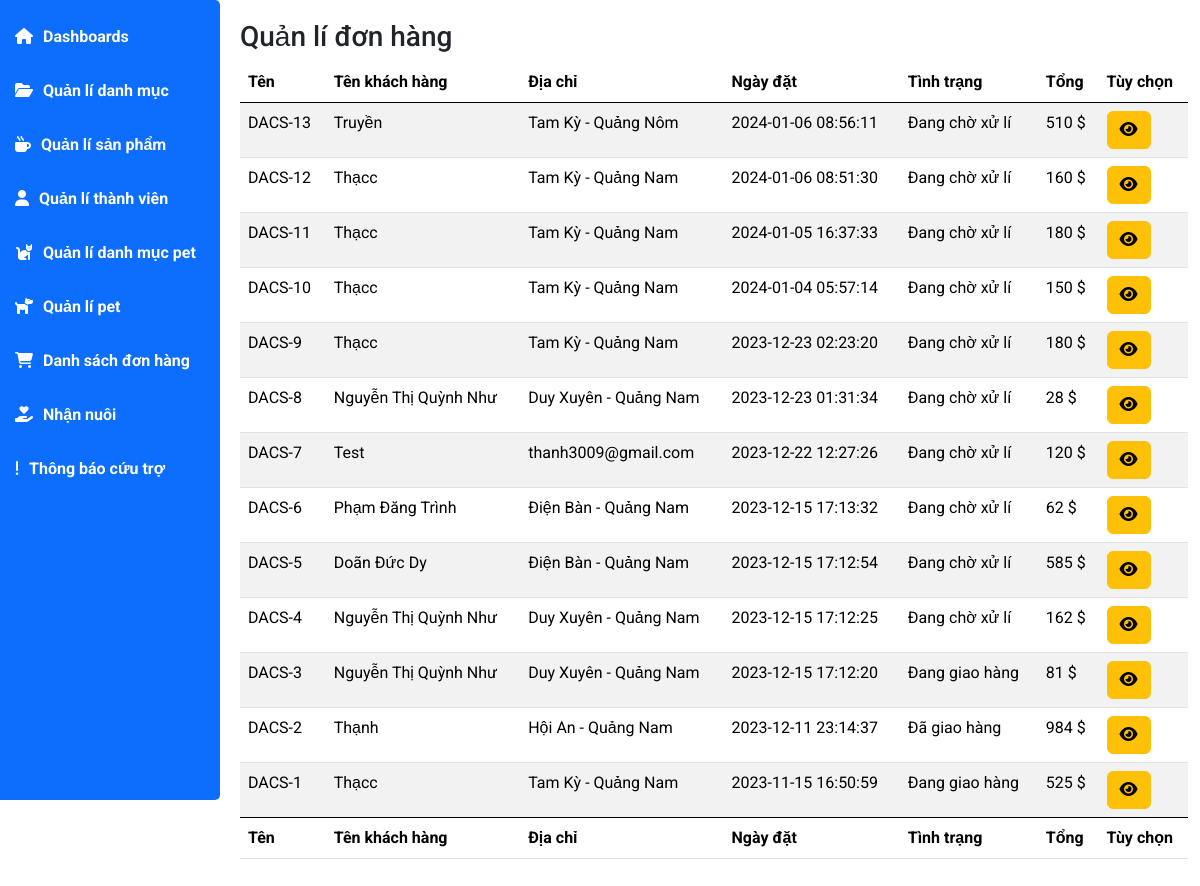
/admin/index.php?act=listbill, run on the app's committed database.
### tables this page shows
CREATE TABLE `tbl_bill` (
  `idBill` int(11) NOT NULL,
  `idUser` int(11) NOT NULL,
  `bill_name` varchar(255) NOT NULL,
  `bill_email` text NOT NULL,
  `bill_address` text NOT NULL,
  `bill_tel` varchar(11) NOT NULL,
  `bill_pttt` text NOT NULL,
  `bill_day` datetime NOT NULL,
  `bill_status` text NOT NULL,
  `bill_total` int(11) NOT NULL
);

### model/pdo.php (called while the page is built, shortened)
<?php
function pdo_get_connection(){
    $dburl = "mysql:host=localhost;dbname=dacs2;charset=utf8";
    $username = 'root';
    $password = '';
    $conn = new PDO($dburl, $username, $password);
    $conn->setAttribute(PDO::ATTR_ERRMODE, PDO::ERRMODE_EXCEPTION);
    return $conn;
}
function pdo_query($sql){
    $sql_args = array_slice(func_get_args(), 1);
    try{
        $conn = pdo_get_connection();
        $stmt = $conn->prepare($sql);
        $stmt->execute($sql_args);
        $rows = $stmt->fetchAll();
        return $rows;
    }
    catch(PDOException $e){
        throw $e;
    }
    finally{
        unset($conn);
    }
}

### model/cart.php (called while the page is built, shortened)
<?php
function loadall_bill(){
    $sql="SELECT * FROM tbl_bill ORDER BY idBill DESC";
    $listcart=pdo_query($sql);
    return $listcart;
}
?>

### admin/view/bill/bills.php (the view, shortened to what this page needs)
<div class="main-content">
                <h3 class="title-page">
                    Quản lí đơn hàng
                </h3>
                <table id="example" class="table table-striped" style="width:100%">
                    <thead>
                        <tr>
                            <th>Tên</th>
                            <th>Tên khách hàng</th>
                            <th>Địa chỉ</th>
                            <th>Ngày đặt</th>
                            <th>Tình trạng</th>
                            <th>Tổng</th>
                            <th>Tùy chọn</th>
                        </tr>
                    </thead>
                    <tbody>
                        <?php
                            foreach ($listbill as $bill) {
                                extract($bill);
                                $chitiet="index.php?act=billdetail&idbill=".$idBill;
                                echo '<tr>
                                        <td>DACS-'.$idBill.' </td>
                                        <td>'.$bill_name.'</td>
                                        <td>'.$bill_address.'</td>
                                        <td>'.$bill_day.'</td>
                                        <td>'.$bill_status.'</td>
                                        <td>'.$bill_total.' $</td>
                                        <td>
                                            <a href="'.$chitiet.'" class="btn btn-warning"><i
                                                    class="fa-solid fa-eye"></i></a>
                                        </td>
                                    </tr>';
                            }
                        ?>
                    </tbody>
                    <tfoot>
                        <tr>
                            <th>Tên</th>
                            <th>Tên khách hàng</th>
                            <th>Địa chỉ</th>
                            <th>Ngày đặt</th>
                            <th>Tình trạng</th>
                            <th>Tổng</th>
                            <th>Tùy chọn</th>
                        </tr>
                    </tfoot>
                </table>
            </div>
        </div>
    </div>

### admin/view/assets/css/main.css (style rules this page uses)
* { padding: 0; margin: 0; box-sizing: border-box; font-family: 'Roboto', sans-serif; }
body { background-color: #e6e6e6; }
.main-content { padding-left: 240px; padding-bottom: 20px; }
.main-content .title-page { padding-top: 20px; }

### data on the page
tbl_bill: idBill "13", bill_name "Truyền", bill_address "Tam Kỳ - Quảng Nôm", bill_day "2024-01-06 08:56:11", bill_status "Đang chờ xử lí", bill_total "510"
tbl_bill: idBill "12", bill_name "Thạcc", bill_address "Tam Kỳ - Quảng Nam", bill_day "2024-01-06 08:51:30", bill_status "Đang chờ xử lí", bill_total "160"
tbl_bill: idBill "11", bill_name "Thạcc", bill_address "Tam Kỳ - Quảng Nam", bill_day "2024-01-05 16:37:33", bill_status "Đang chờ xử lí", bill_total "180"
tbl_bill: idBill "10", bill_name "Thạcc", bill_address "Tam Kỳ - Quảng Nam", bill_day "2024-01-04 05:57:14", bill_status "Đang chờ xử lí", bill_total "150"
tbl_bill: idBill "9", bill_name "Thạcc", bill_address "Tam Kỳ - Quảng Nam", bill_day "2023-12-23 02:23:20", bill_status "Đang chờ xử lí", bill_total "180"
tbl_bill: idBill "8", bill_name "Nguyễn Thị Quỳnh Như", bill_address "Duy Xuyên - Quảng Nam", bill_day "2023-12-23 01:31:34", bill_status "Đang chờ xử lí", bill_total "28"
tbl_bill: idBill "7", bill_name "Test", bill_address "thanh3009@gmail.com", bill_day "2023-12-22 12:27:26", bill_status "Đang chờ xử lí", bill_total "120"
tbl_bill: idBill "6", bill_name "Phạm Đăng Trình", bill_address "Điện Bàn - Quảng Nam", bill_day "2023-12-15 17:13:32", bill_status "Đang chờ xử lí", bill_total "62"
tbl_bill: idBill "5", bill_name "Doãn Đức Dy", bill_address "Điện Bàn - Quảng Nam", bill_day "2023-12-15 17:12:54", bill_status "Đang chờ xử lí", bill_total "585"
tbl_bill: idBill "4", bill_name "Nguyễn Thị Quỳnh Như", bill_address "Duy Xuyên - Quảng Nam", bill_day "2023-12-15 17:12:25", bill_status "Đang chờ xử lí", bill_total "162"
tbl_bill: idBill "3", bill_name "Nguyễn Thị Quỳnh Như", bill_address "Duy Xuyên - Quảng Nam", bill_day "2023-12-15 17:12:20", bill_status "Đang giao hàng", bill_total "81"
tbl_bill: idBill "2", bill_name "Thạnh", bill_address "Hội An - Quảng Nam", bill_day "2023-12-11 23:14:37", bill_status "Đã giao hàng", bill_total "984"
tbl_bill: idBill "1", bill_name "Thạcc", bill_address "Tam Kỳ - Quảng Nam", bill_day "2023-11-15 16:50:59", bill_status "Đang giao hàng", bill_total "525"
